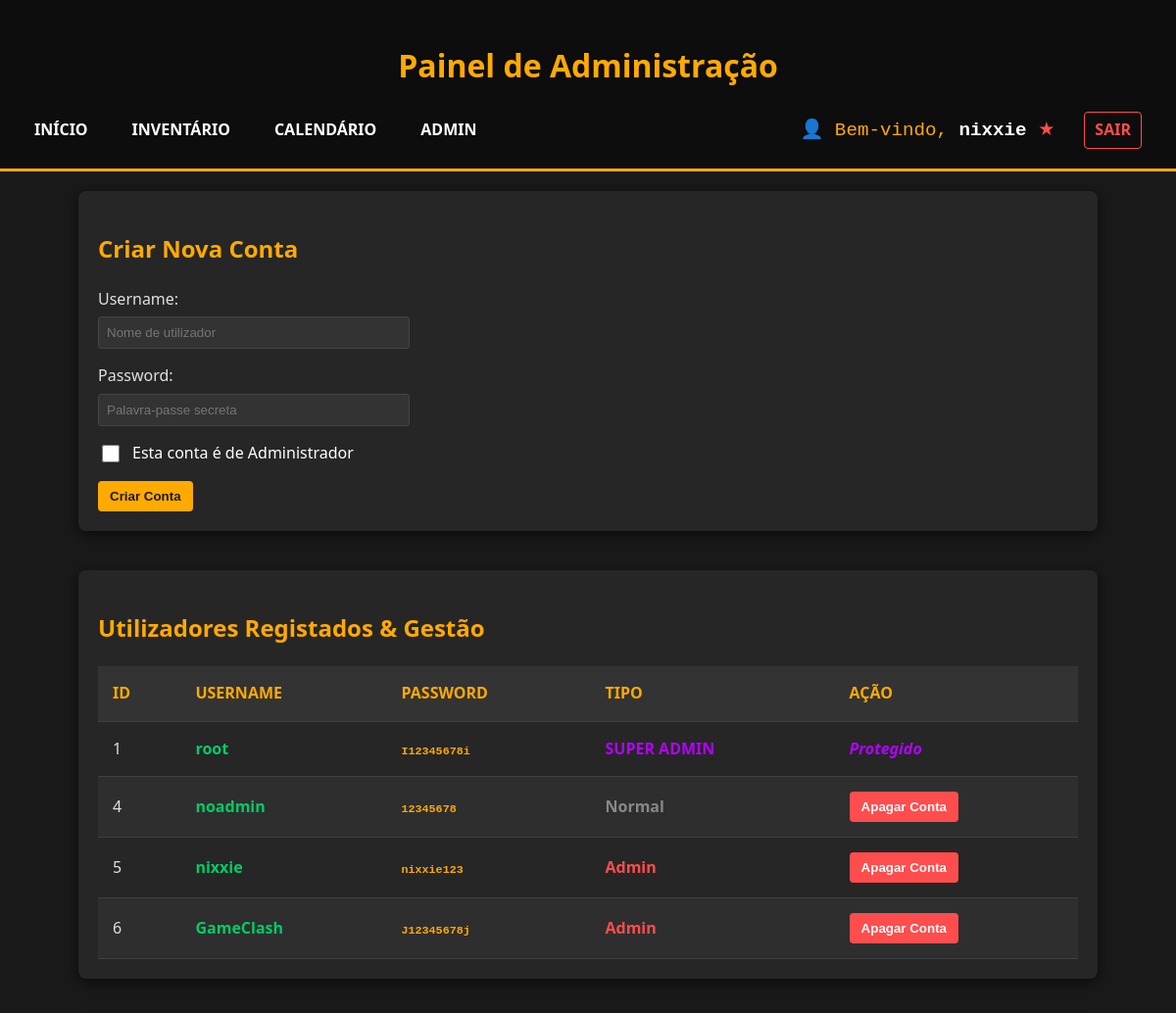
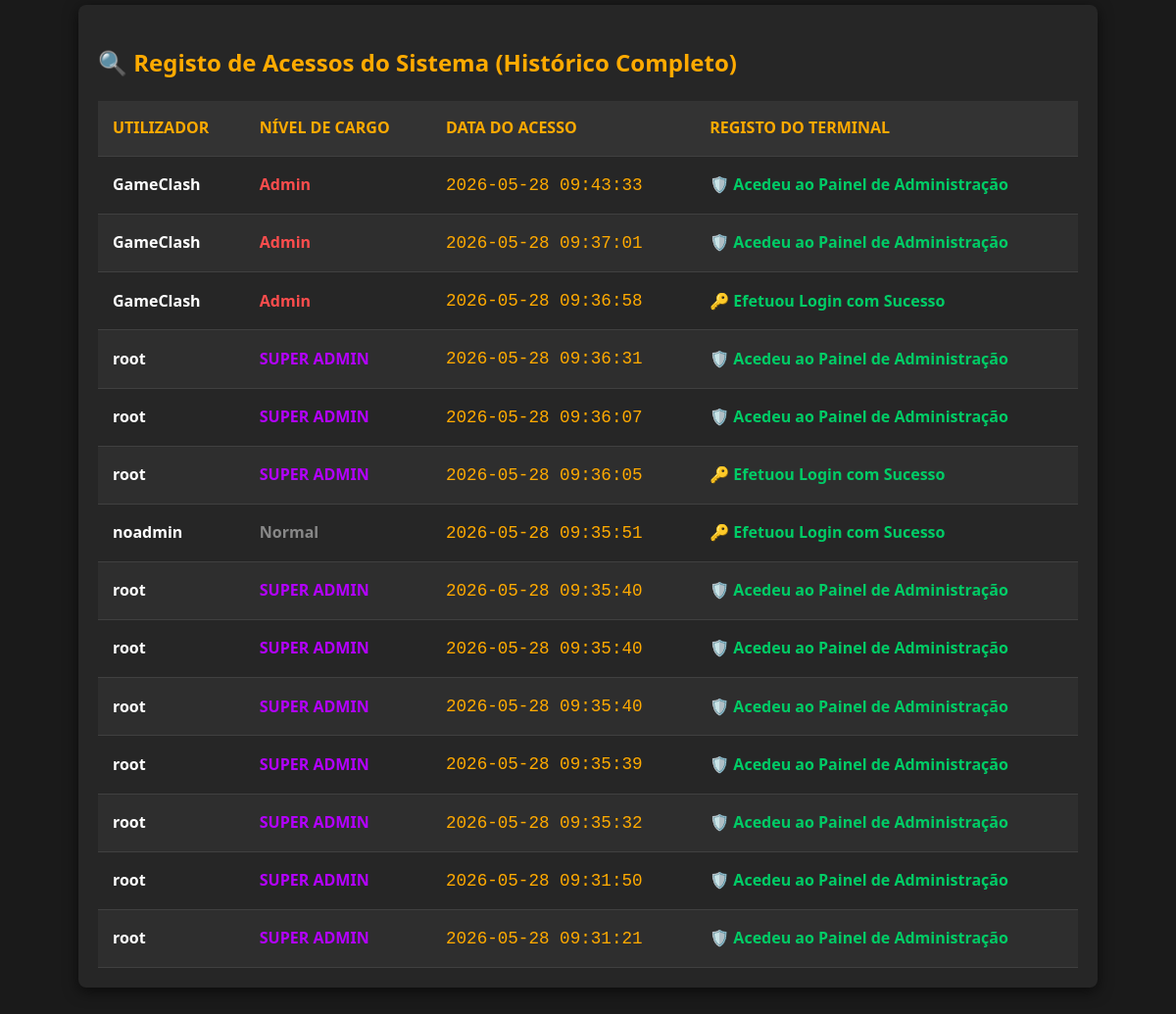
The page /admin.php (signed in) on the database its author committed (2 pictures, top to bottom).
### tables this page shows
CREATE TABLE users (
    id INTEGER PRIMARY KEY AUTOINCREMENT,
    username TEXT NOT NULL UNIQUE,
    password TEXT NOT NULL,
    is_admin INTEGER DEFAULT 0, -- 0: Normal, 1: Admin, 2: Super Admin
    ultimo_acesso DATETIME
);

### admin.php (the view, shortened to what this page needs)
<?php
require_once 'scripts/database.php';
$user_id_log = (int)$_SESSION['user_id'];
$data_acesso = date('Y-m-d H:i:s');
$descricao_acesso = "🛡️ Acedeu ao Painel de Administração";
$db->exec("INSERT INTO events (user_id, event_date, description) VALUES ($user_id_log, '$data_acesso', '$descricao_acesso')");
$result_users = $db->query("SELECT * FROM users ORDER BY id ASC");
$result_logs = $db->query("
    SELECT e.event_date, e.description, u.username, u.is_admin
    FROM events e
    JOIN users u ON e.user_id = u.id
    WHERE e.description LIKE '🔑%' OR e.description LIKE '🛡️%'
    ORDER BY e.id DESC
");
?>
<!DOCTYPE html>
<html lang="pt">
<head>
    <link rel="stylesheet" href="styles/style.css">
</head>
<body>
    <header>
        <h1>Painel de Administração</h1>
        <nav style="display: flex; align-items: center; gap: 15px; flex-wrap: wrap;">
            <a href="index.html">Início</a>
            <a href="inventory.php">Inventário</a>
            <a href="calendario.php">Calendário</a>
            <?php if (isset($_SESSION['is_admin']) && $_SESSION['is_admin'] > 0): ?>
                <a href="admin.php">Admin</a>
            <?php endif; ?>
            <div style="margin-left: auto; display: flex; align-items: center; gap: 15px;">
                <span style="color: #ffaa00; font-family: 'VT323', monospace; font-size: 1.2rem;">
                    👤 Bem-vindo, <strong style="color: #fff;"><?php echo htmlspecialchars($_SESSION['username']); ?></strong>
                    <?php if ($_SESSION['is_admin'] == 2): ?>
                        <span style="color: #b300ff;" title="Super Admin">★</span>
                    <?php elseif ($_SESSION['is_admin'] == 1): ?>
                        <span style="color: #ff4d4d;" title="Admin">★</span>
                    <?php endif; ?>
                </span>
                <a href="logout.php" style="color: #ff4d4d; font-weight: bold; padding: 5px 10px; border: 1px solid #ff4d4d; border-radius: 4px; text-decoration: none;">Sair</a>
            </div>
        </nav>
    </header>
    <main>
        <section class="inventory-container admin-section" style="margin-top: 20px;">
            <h2>Criar Nova Conta</h2>
            <form action="admin.php" method="POST" id="formCriarConta">
                <label for="username">Username:</label>
                <input type="text" name="username" id="username" placeholder="Nome de utilizador" required>
                <label for="password">Password:</label>
                <input type="password" name="password" id="password" placeholder="Palavra-passe secreta" required>
                <label style="display: flex; align-items: center; gap: 10px; margin-bottom: 15px; cursor: pointer; color: white;">
                    <input type="checkbox" name="is_admin" value="1" style="width: 18px; height: 18px; accent-color: #ffaa00;">
                    Esta conta é de Administrador
                </label>
                <button type="submit">Criar Conta</button>
            </form>
        </section>
        <section class="inventory-container admin-section">
            <h2>Utilizadores Registados & Gestão</h2>
            <table>
                <thead>
                    <tr>
                        <th>ID</th>
                        <th>Username</th>
                        <th>Password</th>
                        <th>Tipo</th>
                        <th>Ação</th>
                    </tr>
                </thead>
                <tbody>
                    <?php
                    while ($user = $result_users->fetchArray(SQLITE3_ASSOC)):
                    ?>
                        <tr>
                            <td data-label="ID"><?php echo $user['id']; ?></td>
                            <td data-label="Username" style="font-weight: bold; color: #00cc66;"><?php echo htmlspecialchars($user['username']); ?></td>
                            <td data-label="Password">
                                <span class="hash-text" style="color: #ffaa00; font-weight: bold;">
                                    <?php echo htmlspecialchars($user['password']); ?>
                                </span>
                            </td>
                            <td data-label="Tipo" style="font-weight: bold; <?php
                                if ($user['is_admin'] == 2) echo 'color: #b300ff;';
                                elseif ($user['is_admin'] == 1) echo 'color: #ff4d4d;';
                                else echo 'color: #888;';
                            ?>">
                                <?php
                                    if ($user['is_admin'] == 2) echo 'SUPER ADMIN';
                                    elseif ($user['is_admin'] == 1) echo 'Admin';
                                    else echo 'Normal';
                                ?>
                            </td>
                            <td data-label="Ação">
                                <?php if ($user['is_admin'] == 2): ?>
                                    <span style="color: #b300ff; font-style: italic; font-weight: bold;">Protegido</span>
                                <?php else: ?>
                                    <form method="POST" action="admin.php" style="margin: 0;">
                                        <button type="submit" onclick="return confirm('Apagar o utilizador <?php echo addslashes(htmlspecialchars($user['username'])); ?>?');" style="background-color: #ff4d4d; color: white;">Apagar Conta</button>
                                    </form>
                                <?php endif; ?>
                            </td>
                        </tr>
                    <?php endwhile; ?>
                </tbody>
            </table>
        </section>
        <section class="inventory-container admin-section">
            <h2>🔍 Registo de Acessos do Sistema (Histórico Completo)</h2>
            <table>
                <thead>
                    <tr>
                        <th>Utilizador</th>
                        <th>Nível de Cargo</th>
                        <th>Data do Acesso</th>
                        <th>Registo do Terminal</th>
                    </tr>
                </thead>
                <tbody>
                    <?php
                    while ($log = $result_logs->fetchArray(SQLITE3_ASSOC)):
                    ?>
                        <tr>
                            <td data-label="Utilizador" style="font-weight: bold; color: #fff;"><?php echo htmlspecialchars($log['username']); ?></td>
                            <td data-label="Nível de Cargo" style="font-weight: bold; <?php
                                if ($log['is_admin'] == 2) echo 'color: #b300ff;';
                                elseif ($log['is_admin'] == 1) echo 'color: #ff4d4d;';
                                else echo 'color: #888;';
                            ?>">
                                <?php
                                    if ($log['is_admin'] == 2) echo 'SUPER ADMIN';
                                    elseif ($log['is_admin'] == 1) echo 'Admin';
                                    else echo 'Normal';
                                ?>
                            </td>
                            <td data-label="Data do Acesso" style="font-family: monospace; font-size: 1.1rem; color: #ffaa00;">
                                <?php echo htmlspecialchars($log['event_date']); ?>
                            </td>
                            <td data-label="Registo do Terminal">
                                <span style="color: #00cc66; font-weight: bold;">
                                    <?php echo htmlspecialchars($log['description']); ?>
                                </span>
                            </td>
                        </tr>
                    <?php endwhile; ?>
                </tbody>
            </table>
        </section>
    </main>
</body>
</html>

### styles/style.css (style rules this page uses)
body { font-family: 'Segoe UI', Tahoma, Geneva, Verdana, sans-serif; background-color: #1a1a1a; color: #e0e0e0; margin: 0; padding: 0; line-height: 1.6; }
h1, h2, h3 { color: #ffaa00; }
header { background-color: #0d0d0d; padding: 20px; text-align: center; border-bottom: 3px solid #ffaa00; }
header nav a { color: #ffffff; text-decoration: none; margin: 0 15px; font-weight: bold; text-transform: uppercase; transition: color 0.3s; }
.inventory-container { max-width: 1000px; margin: 40px auto; padding: 20px; background-color: #262626; border-radius: 8px; box-shadow: 0 4px 15px rgba(0,0,0,0.6); }
.inventory-container table { width: 100%; border-collapse: collapse; margin-top: 20px; }
th, td { padding: 15px; text-align: left; border-bottom: 1px solid #404040; }
th { background-color: #333333; color: #ffaa00; text-transform: uppercase; }
tbody tr:nth-child(even) { background-color: #2e2e2e; }

### admin.php (style rules this page uses)
button { background-color: #ffaa00; color: #1a1a1a; font-weight: bold; padding: 8px 12px; border: none; border-radius: 4px; cursor: pointer; transition: background 0.2s; }
input[type="text"], input[type="password"] { padding: 8px; margin: 5px 0 15px 0; border-radius: 3px; border: 1px solid #444; background: #333; color: white; width: 100%; max-width: 300px; display: block; }
.hash-text { font-family: monospace; font-size: 0.9em; overflow-wrap: break-word; }
.admin-section { margin-bottom: 40px; }

### rows shown on the page
users: id "1", username "root", password "I12345678i", is_admin "SUPER ADMIN"
users: id "4", username "noadmin", password "12345678", is_admin "Normal"
users: id "5", username "nixxie", password "nixxie123", is_admin "Admin"
users: id "6", username "GameClash", password "J12345678j", is_admin "Admin"

### other values the page prints
$_SESSION['username'] "nixxie"
$log['username'] "GameClash"
$log['event_date'] "2026-05-28 09:43:33"
$log['description'] "🛡️ Acedeu ao Painel de Administração"
$log['event_date'] "2026-05-28 09:37:01"
$log['event_date'] "2026-05-28 09:36:58"
$log['description'] "🔑 Efetuou Login com Sucesso"
$log['username'] "root"
$log['event_date'] "2026-05-28 09:36:31"
$log['event_date'] "2026-05-28 09:36:07"
$log['event_date'] "2026-05-28 09:36:05"
$log['username'] "noadmin"
$log['event_date'] "2026-05-28 09:35:51"
$log['event_date'] "2026-05-28 09:35:40"
$log['event_date'] "2026-05-28 09:35:39"
